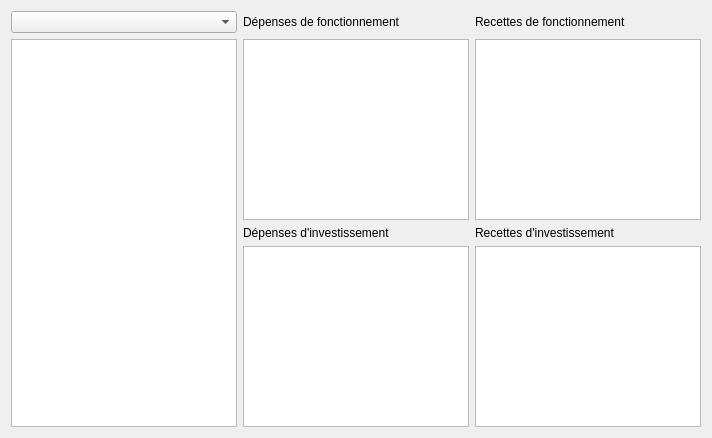
<?xml version="1.0" encoding="UTF-8"?>
<ui version="4.0">
 <class>DialogEditAudit</class>
 <widget class="QDialog" name="DialogEditAudit">
  <property name="geometry">
   <rect>
    <x>0</x>
    <y>0</y>
    <width>712</width>
    <height>438</height>
   </rect>
  </property>
  <property name="windowTitle">
   <string>Dialog</string>
  </property>
  <layout class="QGridLayout" name="gridLayout">
   <item row="0" column="1">
    <widget class="QLabel" name="label">
     <property name="text">
      <string>Dépenses de fonctionnement</string>
     </property>
    </widget>
   </item>
   <item row="0" column="2">
    <widget class="QLabel" name="label_2">
     <property name="text">
      <string>Recettes de fonctionnement</string>
     </property>
    </widget>
   </item>
   <item row="1" column="0" rowspan="3">
    <widget class="QTreeView" name="treeView">
     <property name="editTriggers">
      <set>QAbstractItemView::NoEditTriggers</set>
     </property>
     <property name="showDropIndicator" stdset="0">
      <bool>false</bool>
     </property>
     <property name="selectionMode">
      <enum>QAbstractItemView::NoSelection</enum>
     </property>
     <attribute name="headerVisible">
      <bool>false</bool>
     </attribute>
    </widget>
   </item>
   <item row="1" column="1">
    <widget class="QTableView" name="tableViewDF">
     <property name="selectionMode">
      <enum>QAbstractItemView::NoSelection</enum>
     </property>
     <attribute name="horizontalHeaderVisible">
      <bool>true</bool>
     </attribute>
     <attribute name="verticalHeaderVisible">
      <bool>false</bool>
     </attribute>
    </widget>
   </item>
   <item row="1" column="2">
    <widget class="QTableView" name="tableViewRF"/>
   </item>
   <item row="2" column="1">
    <widget class="QLabel" name="label_3">
     <property name="text">
      <string>Dépenses d'investissement</string>
     </property>
    </widget>
   </item>
   <item row="2" column="2">
    <widget class="QLabel" name="label_4">
     <property name="text">
      <string>Recettes d'investissement</string>
     </property>
    </widget>
   </item>
   <item row="3" column="1">
    <widget class="QTableView" name="tableViewDI"/>
   </item>
   <item row="3" column="2">
    <widget class="QTableView" name="tableViewRI"/>
   </item>
   <item row="0" column="0">
    <widget class="QComboBox" name="comboListAudits"/>
   </item>
  </layout>
 </widget>
 <resources/>
 <connections/>
</ui>
